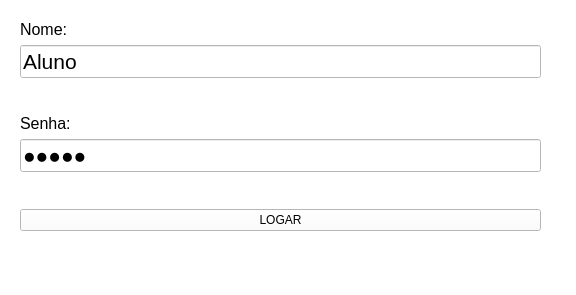
<?xml version="1.0" encoding="UTF-8"?>
<ui version="4.0">
 <class>MainWindow</class>
 <widget class="QMainWindow" name="MainWindow">
  <property name="geometry">
   <rect>
    <x>0</x>
    <y>0</y>
    <width>576</width>
    <height>295</height>
   </rect>
  </property>
  <property name="windowTitle">
   <string>Login</string>
  </property>
  <property name="styleSheet">
   <string notr="true">QWidget{
	background-color:rgb(255, 255, 255);
}</string>
  </property>
  <widget class="QWidget" name="centralwidget">
   <widget class="QWidget" name="layoutWidget">
    <property name="geometry">
     <rect>
      <x>20</x>
      <y>20</y>
      <width>521</width>
      <height>211</height>
     </rect>
    </property>
    <layout class="QVBoxLayout" name="verticalLayout">
     <item>
      <widget class="QLabel" name="label">
       <property name="text">
        <string>&lt;html&gt;&lt;head/&gt;&lt;body&gt;&lt;p&gt;&lt;span style=&quot; font-size:12pt;&quot;&gt;Nome:&lt;/span&gt;&lt;/p&gt;&lt;/body&gt;&lt;/html&gt;</string>
       </property>
      </widget>
     </item>
     <item>
      <widget class="QLineEdit" name="txtNome">
       <property name="font">
        <font>
         <pointsize>16</pointsize>
        </font>
       </property>
       <property name="text">
        <string>Aluno</string>
       </property>
      </widget>
     </item>
     <item>
      <spacer name="verticalSpacer_2">
       <property name="orientation">
        <enum>Qt::Vertical</enum>
       </property>
       <property name="sizeHint" stdset="0">
        <size>
         <width>20</width>
         <height>40</height>
        </size>
       </property>
      </spacer>
     </item>
     <item>
      <widget class="QLabel" name="label_2">
       <property name="text">
        <string>&lt;html&gt;&lt;head/&gt;&lt;body&gt;&lt;p&gt;&lt;span style=&quot; font-size:12pt;&quot;&gt;Senha:&lt;/span&gt;&lt;/p&gt;&lt;/body&gt;&lt;/html&gt;</string>
       </property>
      </widget>
     </item>
     <item>
      <widget class="QLineEdit" name="txtSenha">
       <property name="font">
        <font>
         <pointsize>16</pointsize>
        </font>
       </property>
       <property name="text">
        <string>Aluno</string>
       </property>
       <property name="echoMode">
        <enum>QLineEdit::Password</enum>
       </property>
      </widget>
     </item>
     <item>
      <spacer name="verticalSpacer">
       <property name="orientation">
        <enum>Qt::Vertical</enum>
       </property>
       <property name="sizeHint" stdset="0">
        <size>
         <width>20</width>
         <height>40</height>
        </size>
       </property>
      </spacer>
     </item>
     <item>
      <widget class="QPushButton" name="btnLogar">
       <property name="text">
        <string>LOGAR</string>
       </property>
      </widget>
     </item>
    </layout>
   </widget>
  </widget>
  <widget class="QMenuBar" name="menubar">
   <property name="geometry">
    <rect>
     <x>0</x>
     <y>0</y>
     <width>576</width>
     <height>26</height>
    </rect>
   </property>
  </widget>
  <widget class="QStatusBar" name="statusbar"/>
 </widget>
 <resources/>
 <connections/>
</ui>
